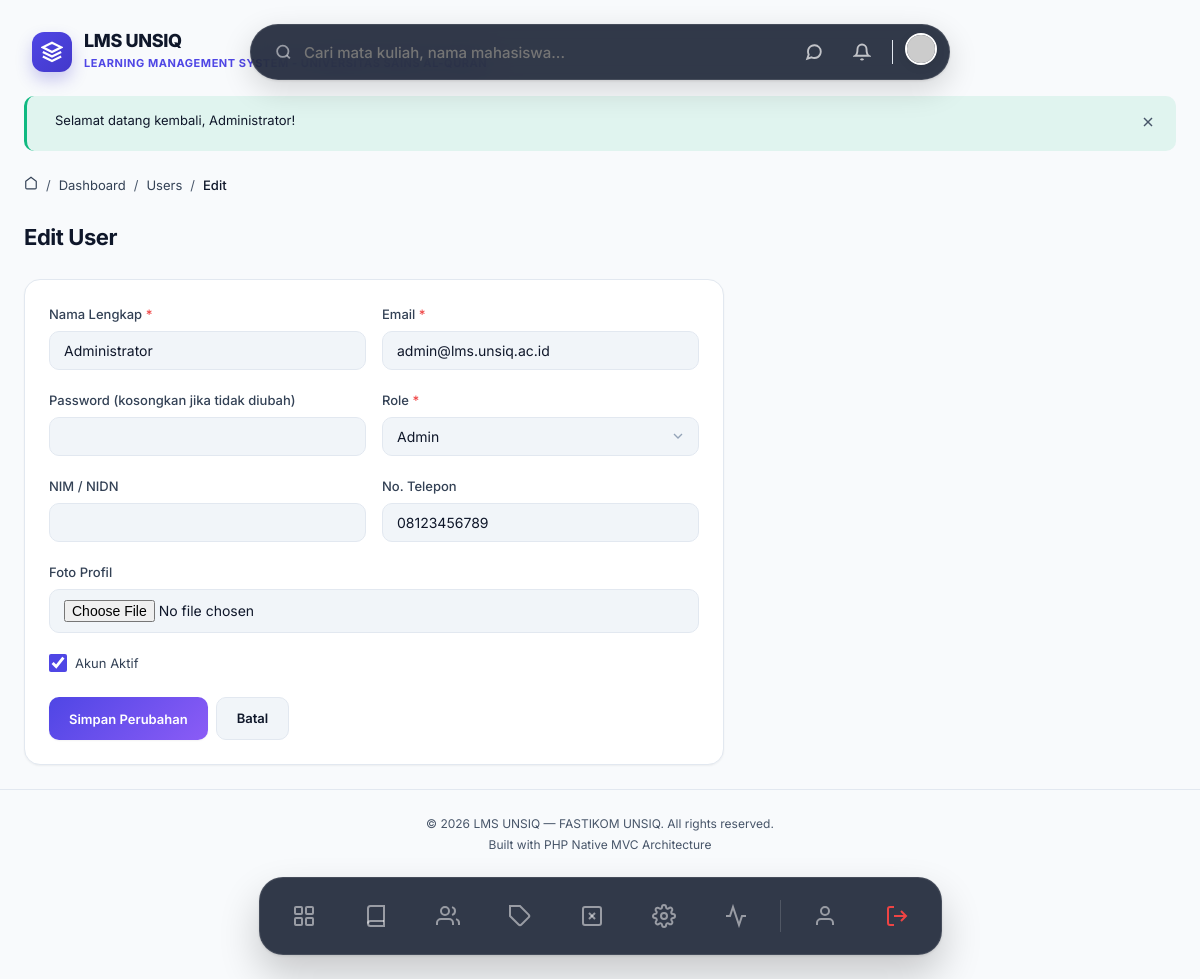
Screenshot of /users/1/edit (signed in) with the database file from the repository.
### tables this page shows
CREATE TABLE IF NOT EXISTS settings (
    id INT AUTO_INCREMENT PRIMARY KEY,
    key_name VARCHAR(100) NOT NULL UNIQUE,
    value TEXT NULL,
    group_name VARCHAR(50) NOT NULL DEFAULT 'general',
    description VARCHAR(255) NULL,
    INDEX idx_settings_group (group_name)
);

CREATE TABLE IF NOT EXISTS users (
    id INT AUTO_INCREMENT PRIMARY KEY,
    name VARCHAR(100) NOT NULL,
    email VARCHAR(150) NOT NULL UNIQUE,
    password VARCHAR(255) NOT NULL,
    role ENUM('admin', 'dosen', 'mahasiswa') NOT NULL DEFAULT 'mahasiswa',
    nim_nidn VARCHAR(30) NULL COMMENT 'NIM untuk mahasiswa, NIDN untuk dosen',
    phone VARCHAR(20) NULL,
    avatar VARCHAR(255) NULL,
    bio TEXT NULL,
    is_active TINYINT(1) NOT NULL DEFAULT 1,
    last_login_at DATETIME NULL,
    created_at TIMESTAMP DEFAULT CURRENT_TIMESTAMP,
    updated_at TIMESTAMP DEFAULT CURRENT_TIMESTAMP ON UPDATE CURRENT_TIMESTAMP,
    INDEX idx_users_role (role),
    INDEX idx_users_email (email),
    INDEX idx_users_nim_nidn (nim_nidn)
);

### app/Views/users/create.php (the view, shortened to what the rows shown need)
<?php  $isEdit = isset($user); ?>
<div class="animate-fade-in">
    <div class="page-header">
        <h1><?= $isEdit ? 'Edit User' : 'Tambah User Baru' ?></h1>
    </div>
    <div class="card" style="max-width:700px;">
        <div class="card-body">
            <form method="POST" action="<?= $isEdit ? url('/users/' . $user['id'] . '/update') : url('/users') ?>" enctype="multipart/form-data">
                <div class="form-row">
                    <div class="form-group">
                        <label class="form-label">Nama Lengkap <span class="required">*</span></label>
                        <input type="text" name="name" class="form-control" value="<?= e($isEdit ? $user['name'] : old('name')) ?>" required>
                    </div>
                    <div class="form-group">
                        <label class="form-label">Email <span class="required">*</span></label>
                        <input type="email" name="email" class="form-control" value="<?= e($isEdit ? $user['email'] : old('email')) ?>" required>
                    </div>
                </div>
                <div class="form-row">
                    <div class="form-group">
                        <label class="form-label">Password <?= $isEdit ? '(kosongkan jika tidak diubah)' : '<span class="required">*</span>' ?></label>
                        <input type="password" name="password" class="form-control" <?= $isEdit ? '' : 'required' ?> minlength="6">
                    </div>
                    <div class="form-group">
                        <label class="form-label">Role <span class="required">*</span></label>
                        <select name="role" class="form-control" required>
                            <option value="admin" <?= ($isEdit ? $user['role'] : old('role')) === 'admin' ? 'selected' : '' ?>>Admin</option>
                        </select>
                    </div>
                </div>
                <div class="form-row">
                    <div class="form-group">
                        <label class="form-label">NIM / NIDN</label>
                        <input type="text" name="nim_nidn" class="form-control" value="<?= e($isEdit ? $user['nim_nidn'] : old('nim_nidn')) ?>">
                    </div>
                    <div class="form-group">
                        <label class="form-label">No. Telepon</label>
                        <input type="text" name="phone" class="form-control" value="<?= e($isEdit ? $user['phone'] : old('phone')) ?>">
                    </div>
                </div>
                <?php if ($isEdit): ?>
                <div class="form-group">
                    <label class="form-label">Foto Profil</label>
                    <input type="file" name="avatar" class="form-control" accept="image/*">
                </div>
                <div class="form-group">
                    <label class="form-check">
                        <input type="checkbox" name="is_active" value="1" <?= $user['is_active'] ? 'checked' : '' ?>>
                        Akun Aktif
                    </label>
                </div>
                <?php endif; ?>
                <div class="btn-group mt-4">
                    <button type="submit" class="btn btn-primary"><?= $isEdit ? 'Simpan Perubahan' : 'Tambah User' ?></button>
                    <a href="<?= url('/users') ?>" class="btn btn-secondary">Batal</a>
                </div>
            </form>
        </div>
    </div>
</div>

### app/Core/Router.php (shortened to what the rows shown need)
<?php
class Router
{
    private array $routes = [
        'GET'    => [],
        'POST'   => [],
        'PUT'    => [],
        'DELETE' => [],
    ];
    private function addRoute(string $method, string $uri, array $action, array $middleware = []): self
    {
        $this->routes[$method][] = [
            'uri'        => $uri,
            'controller' => $action[0],
            'method'     => $action[1],
            'middleware'  => $middleware,
        ];
        return $this;
    }
    public function dispatch(string $requestMethod, string $requestUri): void
    {
        $routes = $this->routes[$requestMethod] ?? [];
        foreach ($routes as $route) {
            $params = $this->matchRoute($route['uri'], $requestUri);
            if ($params !== false) {
                $methodName      = $route['method'];
                $controller = new $controllerClass();
                call_user_func_array([$controller, $methodName], $params);
                return;
            }
        }
        throw new Exceptions\NotFoundException("Route [{$requestMethod} {$requestUri}] not found.");
    }
    private function matchRoute(string $routeUri, string $requestUri): array|false
    {
        $pattern = preg_replace('/\{([a-zA-Z_]+)\}/', '([a-zA-Z0-9_-]+)', $routeUri);
        $pattern = '#^' . $pattern . '$#';
        if (preg_match($pattern, $requestUri, $matches)) {
            array_shift($matches);
            return $matches;
        }
        return false;
    }
}

### app/Views/partials/navbar.php (shortened to what the rows shown need)
<?php
$user = $currentUser ?? \App\Core\Session::user();
$notifCount = 0;
try {
    $notifModel = new \App\Models\Notification();
    $notifCount = $notifModel->countUnread($user['id'] ?? 0);
} catch (\Throwable $e) {}
?>
<div style="display: flex; justify-content: center; position: sticky; top: 24px; z-index: 999; margin-bottom: 24px; pointer-events: none; width: 100%;">
<?php
    $settingModel = new \App\Models\Setting();
    $siteName = $settingModel->getValue('site_name', 'LMS UNSIQ');
    $siteDesc = $settingModel->getValue('site_description', 'Portal Akademik');
    $siteLogo = $settingModel->getValue('site_logo');
?>
    <a href="<?= url('/dashboard') ?>" style="position: absolute; left: 32px; top: 50%; transform: translateY(-50%); pointer-events: auto; display: flex; align-items: center; gap: 12px; text-decoration: none; transition: transform 0.2s;" onmouseover="this.style.transform='translateY(-50%) scale(1.02)'" onmouseout="this.style.transform='translateY(-50%) scale(1)'">
        <?php if (!empty($siteLogo)): ?>
            <img src="<?= e(str_starts_with($siteLogo, 'http') ? $siteLogo : upload_url($siteLogo)) ?>" alt="Logo" style="width: 40px; height: 40px; border-radius: 8px; object-fit: contain;">
        <?php else: ?>
            <div style="width: 40px; height: 40px; background: linear-gradient(135deg, #4f46e5, #4338ca); border-radius: 12px; display: flex; justify-content: center; align-items: center; box-shadow: 0 8px 16px rgba(67,56,202,0.25);">
                <svg width="22" height="22" viewBox="0 0 24 24" fill="none" stroke="white" stroke-width="2.5"><path d="M12 2L2 7l10 5 10-5-10-5z"/><path d="M2 17l10 5 10-5"/><path d="M2 12l10 5 10-5"/></svg>
            </div>
        <?php endif; ?>
        <div>
            <h1 style="font-size: 18px; font-weight: 800; color: var(--text-primary); letter-spacing: -0.02em; margin: 0; line-height: 1.1;"><?= e($siteName) ?></h1>
            <span style="font-size: 11px; font-weight: 700; color: var(--accent-primary); letter-spacing: 0.05em; text-transform: uppercase;"><?= e($siteDesc) ?></span>
        </div>
    </a>
    <div style="pointer-events: auto; display: flex; justify-content: space-between; align-items: center; background: rgba(15, 23, 42, 0.85); backdrop-filter: blur(16px); padding: 8px 12px 8px 24px; border-radius: 999px; box-shadow: 0 10px 30px rgba(0,0,0,0.15), 0 1px 3px rgba(0,0,0,0.1); border: 1px solid rgba(255,255,255,0.1); width: 100%; max-width: 700px; transition: all 0.3s cubic-bezier(0.34, 1.56, 0.64, 1);">
        <form action="<?= url('/search') ?>" method="GET" style="display: flex; align-items: center; gap: 12px; flex: 1; margin:0;">
            <svg width="18" height="18" viewBox="0 0 24 24" fill="none" stroke="currentColor" stroke-width="2.5" style="color: rgba(255,255,255,0.5);"><circle cx="11" cy="11" r="8"/><line x1="21" y1="21" x2="16.65" y2="16.65"/></svg>
            <input type="text" name="q" placeholder="Cari mata kuliah, nama mahasiswa..." style="border: none; background: transparent; width: 100%; font-size: 15px; font-weight: 500; outline: none; color: white; font-family: inherit;" autocomplete="off">
        </form>
        <div style="display: flex; align-items: center; gap: 12px;">
            <a href="<?= url('/messages') ?>" style="position:relative; text-decoration: none; width: 36px; height: 36px; display: flex; align-items: center; justify-content: center; border-radius: 50%; color: rgba(255,255,255,0.7); transition: background 0.2s;" onmouseover="this.style.background='rgba(255,255,255,0.1)'" onmouseout="this.style.background='transparent'">
                <svg width="18" height="18" viewBox="0 0 24 24" fill="none" stroke="currentColor" stroke-width="2.5"><path d="M21 11.5a8.38 8.38 0 0 1-.9 3.8 8.5 8.5 0 0 1-7.6 4.7 8.38 8.38 0 0 1-3.8-.9L3 21l1.9-5.7a8.38 8.38 0 0 1-.9-3.8 8.5 8.5 0 0 1 4.7-7.6 8.38 8.38 0 0 1 3.8-.9h.5a8.48 8.48 0 0 1 8 8v.5z"/></svg>
            </a>
            <?php if ($notifCount > 0): ?>
            <a href="<?= url('/notifications') ?>" style="text-decoration: none; background: var(--bg-primary); padding: 6px 12px; border-radius: 99px; font-size: 13px; font-weight: 700; color: var(--accent-primary); border: 1px solid var(--border-color); display: flex; align-items: center; gap: 6px; box-shadow: 0 2px 4px rgba(0,0,0,0.02); transition: transform 0.2s;" onmouseover="this.style.transform='scale(1.05)'" onmouseout="this.style.transform='scale(1)'">
                <div style="width: 6px; height: 6px; background: var(--accent-success); border-radius: 50%;"></div>
                <?= $notifCount ?> Info
            </a>
            <?php else: ?>
            <a href="<?= url('/notifications') ?>" style="text-decoration: none; width: 36px; height: 36px; display: flex; align-items: center; justify-content: center; border-radius: 50%; color: rgba(255,255,255,0.7); transition: background 0.2s;" onmouseover="this.style.background='rgba(255,255,255,0.1)'" onmouseout="this.style.background='transparent'">
                <svg width="18" height="18" viewBox="0 0 24 24" fill="none" stroke="currentColor" stroke-width="2.5"><path d="M18 8A6 6 0 006 8c0 7-3 9-3 9h18s-3-2-3-9"/><path d="M13.73 21a2 2 0 01-3.46 0"/></svg>
            </a>
            <?php endif; ?>
            <a href="<?= url('/profile') ?>">
                <img src="<?= !empty($user['avatar']) ? upload_url($user['avatar']) : 'https://ui-avatars.com/api/?name='.urlencode($user['name'] ?? 'U').'&background=6366f1&color=fff' ?>" alt="Avatar" style="width: 32px; height: 32px; border-radius: 50%; box-shadow: 0 2px 8px rgba(0,0,0,0.1); border: 2px solid white; transition: transform 0.2s;" onmouseover="this.style.transform='scale(1.1)'" onmouseout="this.style.transform='scale(1)'">
            </a>
        </div>
    </div>
</div>

### rows the page displays
settings: value "LMS UNSIQ"
settings: value "LEARNING MANAGEMENT SYSTEM - UNIVERSITAS SAINS AL-QURAN"
users: name "Administrator", email "admin@lms.unsiq.ac.id", role "Admin", phone "08123456789", is_active "☑"

### other values shown
$message "Selamat datang kembali, Administrator!"
$crumb['label'] "Dashboard"
$crumb['label'] "Users"
$crumb['label'] "Edit"
